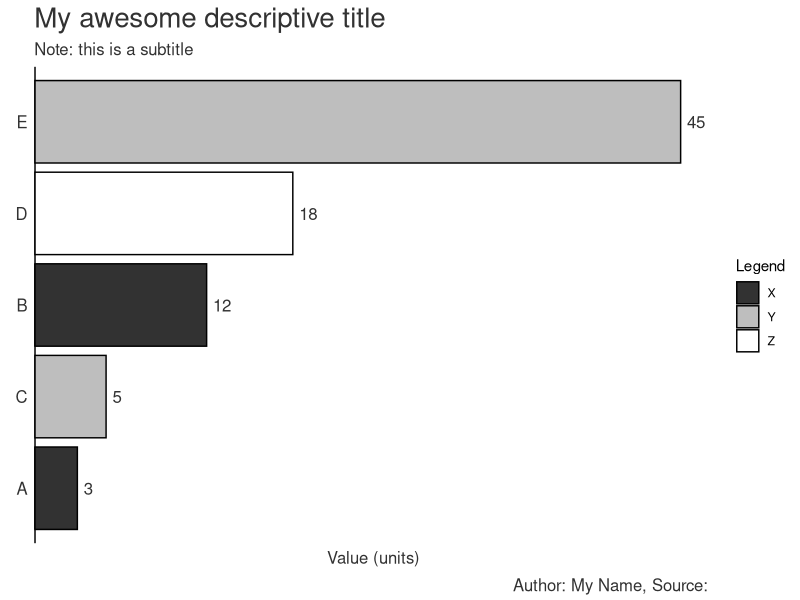

R code for this plot:
# Load libraries
library(ggplot2)
library(reshape2)

# Create data
data <- data.frame(
  name=c("A","B","C","D","E"),  
  group=c("X","X","Y","Z","Y"),
  value=c(3,12,5,18,45)
)

# Reorder Legend
#data$group <- factor(data$group,levels(data$group)[c(1,3,2)])

barplot <- ggplot(data, aes(x=reorder(name, value), y=value, fill = group)) + # enter data frame
  geom_bar(stat = "identity"
           ,colour = "black") + # colour bars borders
  scale_fill_manual("Legend", values = c("X" = "#323232", "Y" = "grey", "Z" = "white")) +
  coord_flip() + # flip vertical bars into horizontal bar
  geom_text(aes(label = value # data labels
                ,y =  value + max(value)*0.01) # positioned just outside bar
            ,hjust = 0 # left align text
            ,size = (5/14)*12 # sizing in line with theme text
            ,colour = "#323232") + # colour text
  theme(
    panel.grid.major = element_blank() # Remove gridlines (major)
    ,panel.grid.minor = element_blank() # Remove gridlines (minor)
    ,panel.background = element_blank() # Remove grey background
    ,plot.title = element_text(hjust = 0, size = 20, colour = "#323232") # Title size and colour
    ,plot.subtitle = element_text(hjust = 0, size = 12, colour = "#323232") # Subtitle size and colour
    ,plot.caption = element_text(vjust = 0.3, size = 12, colour = "#323232") # Caption size and colour
    ,axis.ticks.y = element_blank() # Remove tick marks (Y-Axis)
    ,axis.text.y = element_text(hjust = 1, colour = "#323232", size = 12) # Axis size and colour (Y-Axis)
    ,axis.ticks.x = element_blank() # Remove tick marks (X-Axis)
    ,axis.text.x  = element_blank() # Remove axis scale (X-Axis)
    ,axis.title.x = element_text(size = 12, colour = "#323232") # Axis label size and colour (X-Axis)
  ) +
  geom_hline(yintercept=0, color = "black", size=1) + # Axis line size and colour (Y-Axis)
  labs(title = 'My awesome descriptive title' # Title text
       ,subtitle = "Note: this is a subtitle" # Subtitle text
       ,x = element_blank() # Removed Y-Axis text (flipped co-ordinates) 
       ,y = 'Value (units)' # X-Axis text (flipped co-ordinates) 
       ,caption = "Author: My Name, Source: ") + # Caption text
  scale_y_continuous(limits = c(
    ifelse(min(data$value)>=0,0,min(data$value)*1.05) # Minimum X-Axis scale (flipped co-ordinates)
    ,max(data$value)*1.05) # Maximum X-Axis scale (flipped co-ordinates)
    ,expand = c(0,0) # Removing blank space around plot (X-Axis (flipped co-ordinates))
  )

# Save the plot
ggsave("horizontal_bar_chart_with_legend.png" # filename
       ,plot = barplot # variable for file
       ,width = 5, height = 4, dpi = 300, units = "in") # dimensions and image quality
